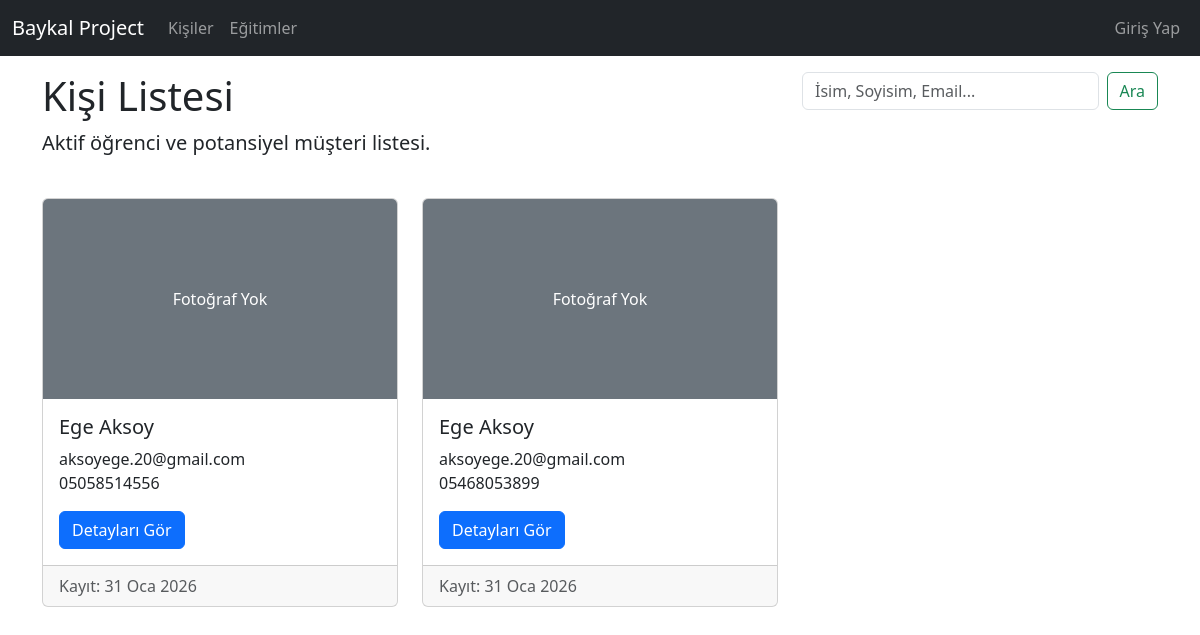
The page / on the database its author committed.
### core/models.py (models this page shows, shortened)
class Person(models.Model):
    first_name = models.CharField(max_length=100)
    last_name = models.CharField(max_length=100)
    email = models.EmailField(blank=True, null=True)
    phone = models.CharField(max_length=20, blank=True, null=True)
    city = models.CharField(max_length=100, blank=True, null=True)
    photo = models.ImageField(upload_to="photos/", blank=True, null=True)
    notes = models.TextField(blank=True, null=True)
    is_active = models.BooleanField(default=True)
    created_at = models.DateTimeField(auto_now_add=True)

### core/views.py (the view)
# urls.py: path('', views.person_list, name='person_list'),
def person_list(request):
    query = request.GET.get('q')
    if query:
        people = Person.objects.filter(
            Q(first_name__icontains=query) |
            Q(last_name__icontains=query) |
            Q(email__icontains=query),
            is_active=True
        ).order_by('-created_at')
    else:
        people = Person.objects.filter(is_active=True).order_by('-created_at')
    return render(request, 'core/person/person_list.html', {'people': people, 'search_query': query})

### core/templates/core/person/person_list.html (shortened to what this page needs)
{% extends 'core/base.html' %}
{% block content %}
<div class="row mb-4">
    <div class="col-md-8">
        <h1>Kişi Listesi</h1>
        <p class="lead">Aktif öğrenci ve potansiyel müşteri listesi.</p>
    </div>
    <div class="col-md-4">
        <form class="d-flex" method="get">
            <input class="form-control me-2" type="search" placeholder="İsim, Soyisim, Email..." aria-label="Search"
                name="q" value="{{ search_query|default:'' }}">
            <button class="btn btn-outline-success" type="submit">Ara</button>
        </form>
    </div>
</div>
<div class="row">
    {% for person in people %}
    <div class="col-md-4 mb-4">
        <div class="card h-100">
            {% if person.photo %}
            <img src="{{ person.photo.url }}" class="card-img-top card-img-top-custom" alt="{{ person.first_name }}">
            {% else %}
            <div
                class="card-img-top card-img-top-custom bg-secondary d-flex align-items-center justify-content-center text-white">
                <span>Fotoğraf Yok</span>
            </div>
            {% endif %}
            <div class="card-body">
                <h5 class="card-title">{{ person.first_name }} {{ person.last_name }}</h5>
                <p class="card-text">
                    {% if person.email %}{{ person.email }}<br>{% endif %}
                    {% if person.phone %}{{ person.phone }}{% endif %}
                </p>
                <a href="{% url 'person_detail' person.id %}" class="btn btn-primary">Detayları Gör</a>
            </div>
            <div class="card-footer text-muted">
                Kayıt: {{ person.created_at|date:"d M Y" }}
            </div>
        </div>
    </div>
    {% empty %}
    <div class="col">
        <div class="alert alert-info">Henüz kayıtlı kişi bulunmamaktadır.</div>
    </div>
    {% endfor %}
</div>
{% endblock %}

### core/templates/core/base.html (style rules this page uses)
body { padding-top: 4.5rem; }
.card-img-top-custom { height: 200px; object-fit: cover; }

### rows shown on the page
Person: photo "Fotoğraf Yok", first_name "Ege", last_name "Aksoy", email "aksoyege.20@gmail.com", phone "05058514556", created_at "31 Oca 2026"
Person: photo "Fotoğraf Yok", first_name "Ege", last_name "Aksoy", email "aksoyege.20@gmail.com", phone "05468053899", created_at "31 Oca 2026"
